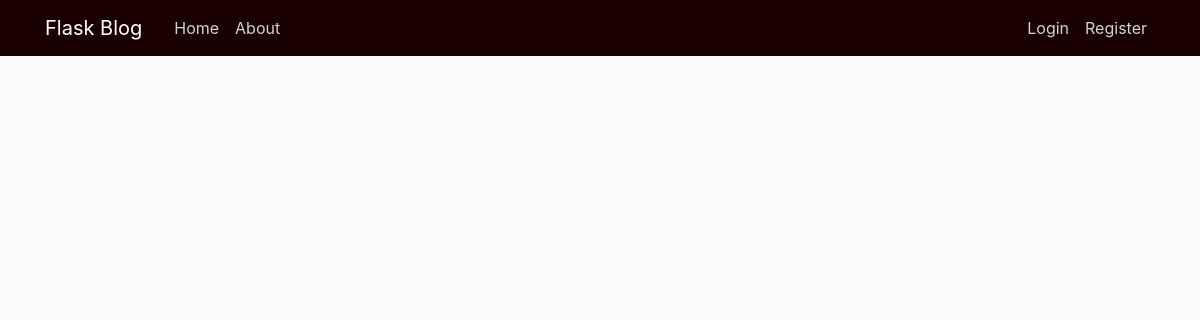
The app's page /home, older data.
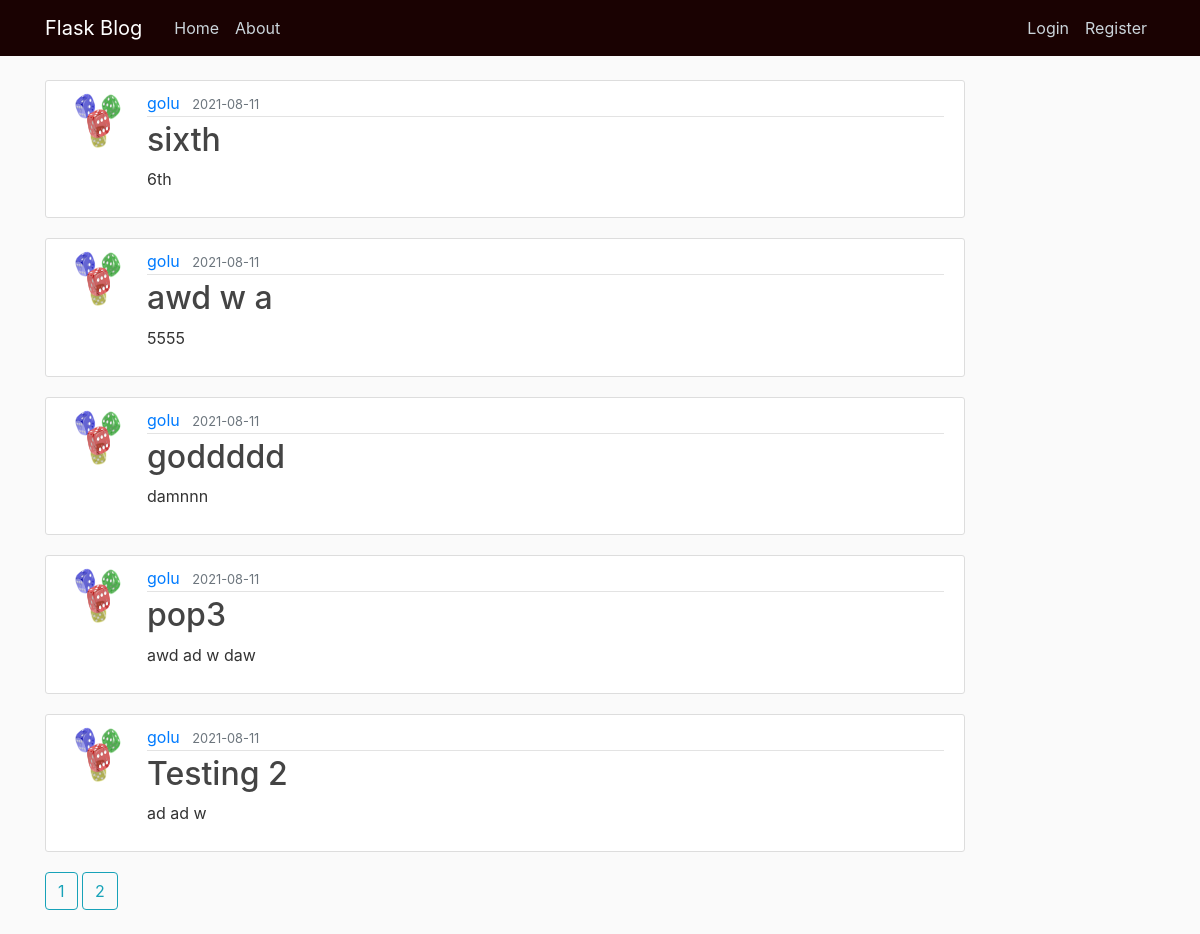
The same page, newer data.
### flaskblog_PACKAGE/models.py (models this page shows, shortened)
class Post(db.Model):
    id = db.Column(db.Integer, primary_key=True)
    title = db.Column(db.String(100), nullable=False)
    date_posted = db.Column(db.DateTime, nullable=False,default=datetime.utcnow)
    content = db.Column(db.Text, nullable=False)
    user_id = db.Column(db.Integer, db.ForeignKey('user.id'),nullable=False)

class User(db.Model, UserMixin):
    id = db.Column(db.Integer, primary_key=True)
    username = db.Column(db.String(20), unique=True, nullable=False)
    email = db.Column(db.String(120), unique=True, nullable=False)
    image_file = db.Column(db.String(20), nullable=False, default = 'default.png')
    password = db.Column(db.String(60), nullable=False)
    posts = db.relationship('Post', backref='author', lazy=True)

### flaskblog_PACKAGE/routes.py (the view)
@application.route("/")
@application.route("/home")
def homePage():
    page = request.args.get('page',1, type = int)
    posts = Post.query.order_by(Post.date_posted.desc()).paginate(page = page, per_page =5)
    return render_template("home.html", post = posts, title = 'HOMEPAGE')

### flaskblog_PACKAGE/templates/home.html
{% extends "layout.html" %}
    {% block content %}
        {% for argument in post.items %}
        <article class="media content-section">
          <img class="rounded-circle article-img" src="{{ url_for('static', filename = 'profile_pics/' + argument.author.image_file) }}">
            <div class="media-body">
              <div class="article-metadata">
                <a class="mr-2" href="{{ url_for('user_posts', username = argument.author.username) }}">{{ argument.author.username }}</a>
                <small class="text-muted">{{ argument.date_posted.strftime('%Y-%m-%d') }}</small>
              </div>
              <h2><a class="article-title" href=" {{ url_for('post', post_id = argument.id) }} ">{{ argument.title }}</a></h2>
              <p class="article-content">{{ argument.content }}</p>
            </div>
          </article>
        {% endfor %}
        {% for page_num in post.iter_pages() %}
          {% if page_num %}
          <a class="btn btn-outline-info mb-4" href="{{ url_for('homePage', page = page_num) }}"> {{ page_num }}</a>
          {% else %}
            ...
          {% endif %}
        {% endfor %}
    {% endblock content %}

### flaskblog_PACKAGE/templates/layout.html (shortened to what this page needs)
<!DOCTYPE html>
<html lang="en">
<head>
    <link rel="stylesheet" href="https://stackpath.bootstrapcdn.com/bootstrap/4.3.1/css/bootstrap.min.css">
    <link rel="stylesheet" type="text/css" href="{{url_for('static', filename = 'main.css')}}"
</head>
<body>
    <header class="site-header">
        <nav class="navbar navbar-expand-md navbar-dark bg-steel fixed-top">
          <div class="container">
            <a class="navbar-brand mr-4" href="/">Flask Blog</a>
            <div class="collapse navbar-collapse" id="navbarToggle">
              <div class="navbar-nav mr-auto">
                <a class="nav-item nav-link" href="{{ url_for('homePage') }}">Home</a>
                <a class="nav-item nav-link" href="{{ url_for('about') }}">About</a>
              </div>
              <div class="navbar-nav">
                {% if current_user.is_authenticated %}
                  <a class="nav-item nav-link" style="color:#0dcef0" href="#">Hi {{ current_user.username }}!</a>
                  <a class="nav-item nav-link" href="{{ url_for('new_post') }}">New Post</a>
                  <a class="nav-item nav-link" href="{{ url_for('account') }}">Account</a>
                  <a class="nav-item nav-link" href="{{ url_for('logout') }}">Logout</a>
                {% else %}
                  <a class="nav-item nav-link" href="{{ url_for('login') }}">Login</a>
                  <a class="nav-item nav-link" href="{{ url_for('register') }}">Register</a>
                {% endif %}
                </div>
            </div>
          </div>
        </nav>
      </header>
      <main role="main" class="container">
        <div class="row">
          <div class="col-md-10">
            {% block content %}{% endblock %}
          </div>
        </div>
      </main>
</body>
</html>

### flaskblog_PACKAGE/static/main.css (style rules this page uses)
body { background: #fafafa; color: #333333; margin-top: 5rem; }
h1, h2, h3, h4, h5, h6 { color: #444444; }
.bg-steel { background-color: #1a0202; }
.site-header .navbar-nav .nav-link { color: #cbd5db; }
.content-section { background: #ffffff; padding: 10px 20px; border: 1px solid #dddddd; border-radius: 3px; margin-bottom: 20px; }
.article-title { color: #444444; }
.article-content { white-space: pre-line; }
.article-img { height: 65px; width: 65px; margin-right: 16px; }
.article-metadata { padding-bottom: 1px; margin-bottom: 4px; border-bottom: 1px solid #e3e3e3 }

Row changes from the older to the newer data that the page shows:
added Post: image_file (picture), author.username "golu", date_posted "2021-08-11", title "sixth", content "6th"
added Post: image_file (picture), author.username "golu", date_posted "2021-08-11", title "awd w a", content "5555"
added Post: image_file (picture), author.username "golu", date_posted "2021-08-11", title "goddddd", content "damnnn"
added Post: image_file (picture), author.username "golu", date_posted "2021-08-11", title "pop3", content "awd ad w daw"
added Post: image_file (picture), author.username "golu", date_posted "2021-08-11", title "Testing 2", content "ad ad w"
Text that changed along with them:
new list line: "1"
new list line: "2"
